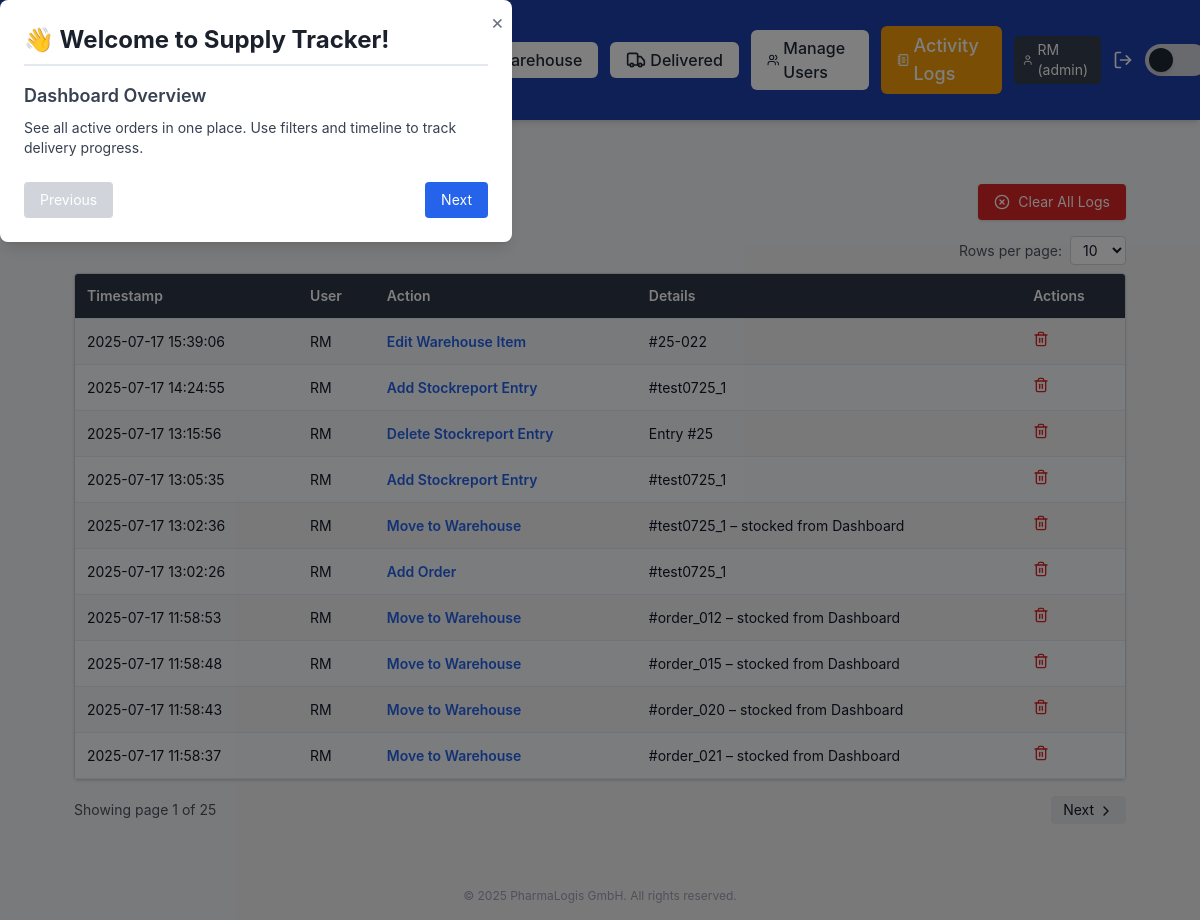
Page /activity_logs (signed in) on the earlier database version.
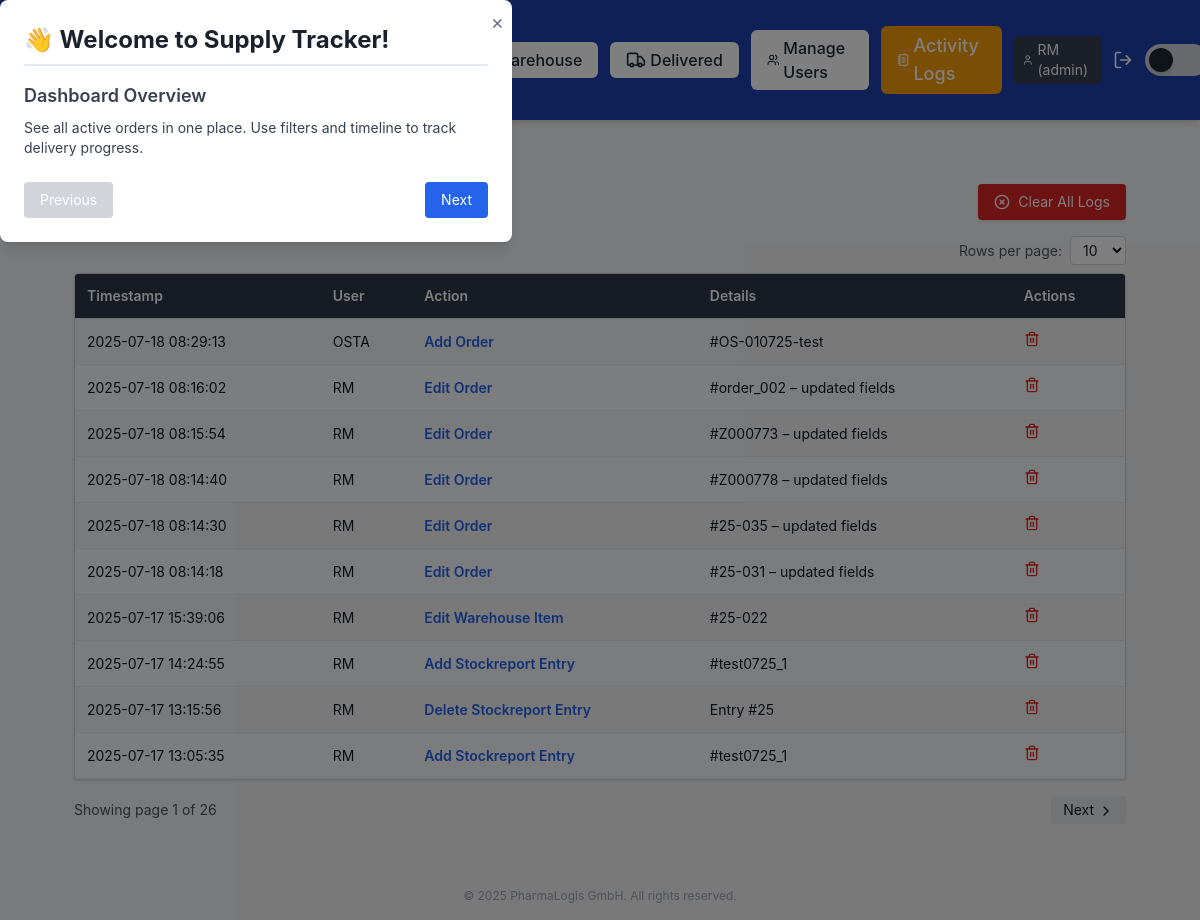
Same page on the later database version.
### app/models.py (models this page shows, shortened)
class ActivityLog(db.Model):
    id = db.Column(db.Integer, primary_key=True)
    user_id = db.Column(db.Integer, db.ForeignKey('user.id'))
    action = db.Column(db.String(100))
    details = db.Column(db.Text)
    timestamp = db.Column(db.DateTime, default=datetime.utcnow)
    user = db.relationship('User')

class User(db.Model):
    id = db.Column(db.Integer, primary_key=True)
    username = db.Column(db.String(100), unique=True, nullable=False)
    password_hash = db.Column(db.String(128))
    role = db.Column(db.String(50), default='user')

### app/routes/activity_routes.py (the view)
@activity_bp.route('/activity_logs')
@login_required
@role_required('admin')
def activity_logs():
    page = request.args.get('page', 1, type=int)
    per_page = request.args.get('per_page', 10, type=int)
    pagination = ActivityLog.query.order_by(ActivityLog.timestamp.desc()).paginate(page=page, per_page=per_page)
    logs = pagination.items
    return render_template("activity_logs.html", logs=logs, pagination=pagination, per_page=per_page)

### app/roles.py (called while the page is built)
def role_required(required_role):
    def decorator(f):
        @wraps(f)
        def wrapped(*args, **kwargs):
            if str(current_user.role).lower() != required_role.lower():
                flash("You do not have access to this page.", "danger")
                return redirect(url_for('dashboard.dashboard'))
            return f(*args, **kwargs)
        return wrapped
    return decorator

### app/routes/__init__.py (called while the page is built)
def inject_globals():
    return dict(current_user=current_user, current_path=request.path)

### app/templates/activity_logs.html (shortened to what this page needs)
{% extends "base.html" %}
{% block body %}
<div class="p-6">
  <div class="flex items-center justify-between mb-4">
    <h1 class="text-2xl font-bold flex items-center gap-2">
    </h1>
    <form method="POST" action="{{ url_for('activity.clear_logs') }}" onsubmit="return confirm('Clear ALL logs?')">
      <button type="submit"
              class="flex items-center gap-2 bg-red-600 hover:bg-red-700 text-white px-4 py-2 rounded shadow text-sm">
        <i data-lucide="x-circle" class="w-4 h-4"></i>
        Clear All Logs
      </button>
    </form>
  </div>
  <div class="flex justify-end mb-2">
    <form method="get" class="flex items-center gap-2">
      <label for="per_page" class="text-sm text-gray-600 dark:text-gray-300">Rows per page:</label>
      <select name="per_page" id="per_page" onchange="this.form.submit()"
              class="px-2 py-1 rounded border border-gray-300 dark:border-gray-600 bg-white dark:bg-gray-800 text-sm">
        <option value="10" {% if per_page == 10 %}selected{% endif %}>10</option>
      </select>
    </form>
  </div>
  {% if logs %}
  <div class="overflow-x-auto rounded shadow border border-gray-300 dark:border-gray-700">
    <table class="min-w-full text-sm">
      <thead class="bg-gray-100 dark:bg-gray-800 text-gray-800 dark:text-gray-200">
        <tr>
          <th class="p-3 text-left">Timestamp</th>
          <th class="p-3 text-left">User</th>
          <th class="p-3 text-left">Action</th>
          <th class="p-3 text-left">Details</th>
          <th class="p-3 text-left">Actions</th>
        </tr>
      </thead>
      <tbody class="text-gray-900 dark:text-gray-100">
        {% for log in logs %}
        <tr class="border-t border-gray-200 dark:border-gray-700 hover:bg-gray-50 dark:bg-gray-800 dark:hover:bg-gray-700">
          <td class="p-3">{{ log.timestamp.strftime('%Y-%m-%d %H:%M:%S') }}</td>
          <td class="p-3">{{ log.user.username if log.user else 'System' }}</td>
          <td class="p-3 font-semibold text-blue-600">{{ log.action }}</td>
          <td class="p-3">{{ log.details }}</td>
          <td class="p-3">
            <form method="POST" action="{{ url_for('activity.delete_log', log_id=log.id) }}"
                  onsubmit="return confirm('Delete this log entry?')">
              <button type="submit" title="Delete entry" class="text-red-600 hover:text-red-800">
                <i data-lucide="trash-2" class="w-4 h-4"></i>
              </button>
            </form>
          </td>
        </tr>
        {% endfor %}
      </tbody>
    </table>
  </div>
  <div class="mt-4 flex justify-between items-center">
    <div class="text-sm text-gray-600 dark:text-gray-300">
      Showing page {{ pagination.page }} of {{ pagination.pages }}
    </div>
    <div class="flex gap-2">
      {% if pagination.has_next %}
      <a href="{{ url_for('activity.activity_logs', page=pagination.next_num, per_page=per_page) }}"
         class="px-3 py-1 bg-gray-200 dark:bg-gray-700 rounded hover:bg-gray-300 text-sm">
         Next <i data-lucide="chevron-right" class="inline w-4 h-4 align-middle"></i>
      </a>
      {% endif %}
    </div>
  </div>
  {% else %}
    <p class="text-gray-600 dark:text-gray-300">No activity logged yet.</p>
  {% endif %}
</div>
{% endblock %}

Differences in the rows shown:
no longer on this page (row unchanged): ActivityLog: timestamp "2025-07-17 13:02:36", user "RM", action "Move to Warehouse", details "#test0725_1 – stocked from Dashboard"
no longer on this page (row unchanged): ActivityLog: timestamp "2025-07-17 13:02:26", user "RM", action "Add Order", details "#test0725_1"
no longer on this page (row unchanged): ActivityLog: timestamp "2025-07-17 11:58:53", user "RM", action "Move to Warehouse", details "#order_012 – stocked from Dashboard"
no longer on this page (row unchanged): ActivityLog: timestamp "2025-07-17 11:58:48", user "RM", action "Move to Warehouse", details "#order_015 – stocked from Dashboard"
no longer on this page (row unchanged): ActivityLog: timestamp "2025-07-17 11:58:43", user "RM", action "Move to Warehouse", details "#order_020 – stocked from Dashboard"
no longer on this page (row unchanged): ActivityLog: timestamp "2025-07-17 11:58:37", user "RM", action "Move to Warehouse", details "#order_021 – stocked from Dashboard"
added ActivityLog: timestamp "2025-07-18 08:29:13", user "OSTA", action "Add Order", details "#OS-010725-test"
added ActivityLog: timestamp "2025-07-18 08:16:02", user "RM", action "Edit Order", details "#order_002 – updated fields"
added ActivityLog: timestamp "2025-07-18 08:15:54", user "RM", action "Edit Order", details "#Z000773 – updated fields"
added ActivityLog: timestamp "2025-07-18 08:14:40", user "RM", action "Edit Order", details "#Z000778 – updated fields"
added ActivityLog: timestamp "2025-07-18 08:14:30", user "RM", action "Edit Order", details "#25-035 – updated fields"
added ActivityLog: timestamp "2025-07-18 08:14:18", user "RM", action "Edit Order", details "#25-031 – updated fields"
Other differences:
{{ pagination.pages }}: "25" → "26"
